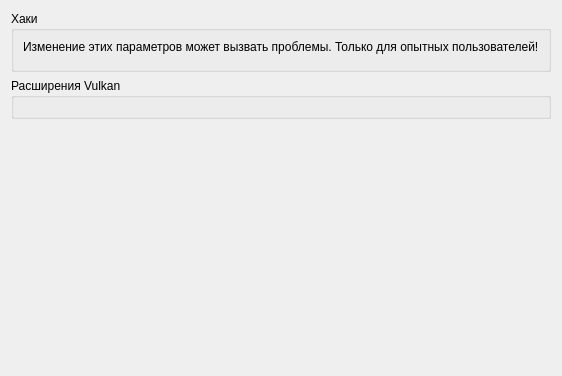
<?xml version="1.0" encoding="UTF-8"?>
<ui version="4.0">
 <class>ConfigureGraphicsExtensions</class>
 <widget class="QWidget" name="ConfigureGraphicsExtensions">
  <property name="geometry">
   <rect>
    <x>0</x>
    <y>0</y>
    <width>465</width>
    <height>376</height>
   </rect>
  </property>
  <property name="windowTitle">
   <string>Form</string>
  </property>
  <property name="accessibleName">
   <string>Дополнительно</string>
  </property>
  <layout class="QVBoxLayout" name="verticalLayout_4">
   <item>
    <widget class="QGroupBox" name="hacks">
     <property name="title">
      <string>Хаки</string>
     </property>
     <layout class="QVBoxLayout" name="verticalLayout_6">
      <item>
       <widget class="QLabel" name="label">
        <property name="text">
         <string>Изменение этих параметров может вызвать проблемы. Только для опытных пользователей!</string>
        </property>
       </widget>
      </item>
      <item>
       <widget class="QWidget" name="hacks_target" native="true">
        <layout class="QVBoxLayout" name="verticalLayout_7">
         <property name="spacing">
          <number>6</number>
         </property>
         <property name="leftMargin">
          <number>0</number>
         </property>
         <property name="topMargin">
          <number>0</number>
         </property>
         <property name="rightMargin">
          <number>0</number>
         </property>
         <property name="bottomMargin">
          <number>0</number>
         </property>
        </layout>
       </widget>
      </item>
     </layout>
    </widget>
   </item>
   <item>
    <layout class="QVBoxLayout" name="verticalLayout_2">
     <item>
      <widget class="QGroupBox" name="groupBox_1">
       <property name="title">
        <string>Расширения Vulkan</string>
       </property>
       <layout class="QVBoxLayout" name="verticalLayout_3">
        <item>
         <widget class="QWidget" name="populate_target" native="true">
          <layout class="QVBoxLayout" name="verticalLayout">
           <property name="leftMargin">
            <number>0</number>
           </property>
           <property name="topMargin">
            <number>0</number>
           </property>
           <property name="rightMargin">
            <number>0</number>
           </property>
           <property name="bottomMargin">
            <number>0</number>
           </property>
          </layout>
         </widget>
        </item>
       </layout>
      </widget>
     </item>
    </layout>
   </item>
   <item>
    <spacer name="verticalSpacer">
     <property name="orientation">
      <enum>Qt::Orientation::Vertical</enum>
     </property>
     <property name="sizeHint" stdset="0">
      <size>
       <width>20</width>
       <height>40</height>
      </size>
     </property>
    </spacer>
   </item>
  </layout>
 </widget>
 <resources/>
 <connections/>
</ui>
